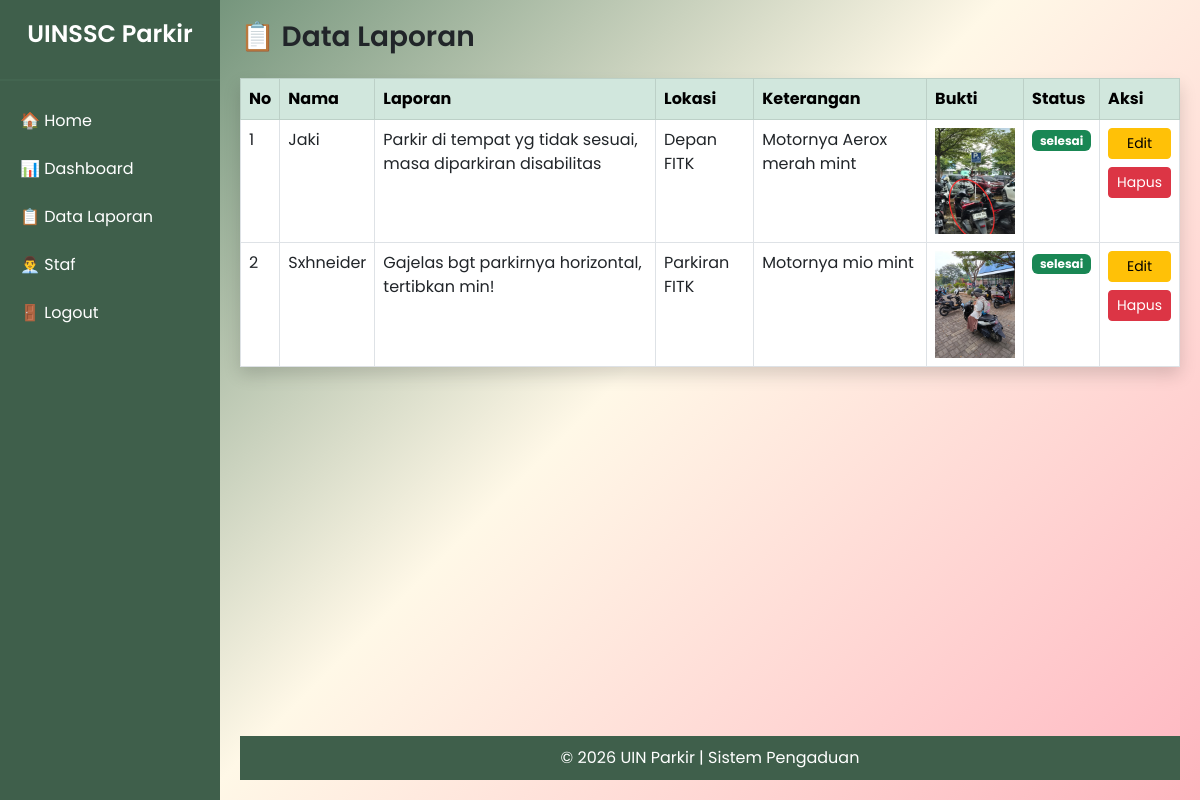
The page /admin/index.php?menu=laporan (signed in) on the database its author committed.
### tables this page shows
CREATE TABLE `laporan` (
  `id` int(11) NOT NULL,
  `nama` varchar(100) DEFAULT NULL,
  `isi_laporan` text DEFAULT NULL,
  `bukti` varchar(255) DEFAULT NULL,
  `bukti_tindakan` varchar(255) DEFAULT NULL,
  `status` enum('pending','diproses','selesai') DEFAULT 'pending',
  `keterangan` text DEFAULT NULL,
  `tanggal` timestamp NOT NULL DEFAULT current_timestamp(),
  `kode_laporan` varchar(20) NOT NULL,
  `lokasi` varchar(255) DEFAULT NULL,
  `keterangan_user` text DEFAULT NULL,
  `keterangan_tindakan` text DEFAULT NULL,
  `updated_at` timestamp NOT NULL DEFAULT current_timestamp() ON UPDATE current_timestamp()
);

### admin/data_laporan.php (the view)
<?php
include '../config/koneksi.php';
?>
<h3 class="mb-4">📋 Data Laporan</h3>
<table class="table table-bordered table-hover bg-white shadow">
    <thead class="table-success">
        <tr>
            <th>No</th>
            <th>Nama</th>
            <th>Laporan</th>
            <th>Lokasi</th>
            <th>Keterangan</th>
            <th>Bukti</th>
            <th>Status</th>
            <th>Aksi</th>
        </tr>
    </thead>
    <tbody>
    <?php
    $no = 1;
    $query = mysqli_query($conn, "SELECT * FROM laporan ORDER BY id DESC");
    while($data = mysqli_fetch_array($query)){
    ?>
        <tr>
            <td><?= $no++ ?></td>
            <td><?= $data['nama'] ?></td>
            <td><?= $data['isi_laporan'] ?></td>
            <td><?= $data['lokasi'] ?></td>
            <td><?= $data['keterangan_user'] ?></td>
            <td>
                <?php if($data['bukti']){ ?>
                    <img src="../assets/img/<?= $data['bukti'] ?>" width="80">
                <?php } ?>
            </td>
            <td>
                <span class="badge bg-<?=
                    $data['status']=='pending' ? 'secondary' :
                    ($data['status']=='diproses' ? 'warning' : 'success')
                ?>">
                    <?= $data['status'] ?>
                </span>
            </td>
            <td>
                <div class="d-flex flex-column gap-2">
                    <a href="index.php?menu=edit_laporan&id=<?= $data['id'] ?>&from=data_laporan" class="btn btn-warning btn-sm">Edit</a>
                    <a href="hapus_laporan.php?id=<?= $data['id'] ?>" class="btn btn-danger btn-sm" onclick="return confirm('Yakin hapus?')">Hapus</a>
                </div>
            </td>
        </tr>
    <?php } ?>
    </tbody>
</table>

### admin/index.php (shortened to what this page needs)
<?php
$menu = isset($_GET['menu']) ? $_GET['menu'] : "dashboard";
?>
<!DOCTYPE html>
<html lang="id">
<head>
    <link href="https://cdn.jsdelivr.net/npm/bootstrap@5.3.0/dist/css/bootstrap.min.css" rel="stylesheet">
</head>
<body>
<div class="sidebar">
    <h4>UINSSC Parkir</h4>
    <hr style="border:none; height:2px; background:#4f7a5f;">
    <a href="../index.php">🏠 Home</a>
    <a href="index.php?menu=dashboard">📊 Dashboard</a>
    <a href="index.php?menu=laporan">📋 Data Laporan</a>
    <a href="index.php?menu=staf">👨‍💼 Staf</a>
    <a href="logout.php">🚪 Logout</a>
</div>
<div class="content">
<?php
if ($menu == "dashboard") {
    include "dashboard.php";
}
else if ($menu == "laporan") {
    include "data_laporan.php";
}
?>
<footer>
    © 2026 UIN Parkir | Sistem Pengaduan
</footer>
</div>
</body>
</html>

### admin/index.php (style rules this page uses)
body { margin: 0; font-family: 'Poppins', sans-serif; background: linear-gradient(135deg, #4f7a5f, #fff8e7, #FFB6C1); }
h1, h2, h3, h4 { font-weight: 600; }
.sidebar { height: 100vh; width: 220px; position: fixed; background: #3f5f4b; padding-top: 20px; color: white; }
.sidebar h4 { text-align: center; margin-bottom: 30px; }
.sidebar a { display: block; color: white; padding: 12px 20px; text-decoration: none; }
.content { margin-left: 220px; padding: 20px; min-height: 100vh; display: flex; flex-direction: column; }
footer { text-align: center; padding: 10px; background: #3f5f4b; color: white; margin-top: auto; }

### rows shown on the page
laporan: nama "Jaki", isi_laporan "Parkir di tempat yg tidak sesuai, masa diparkiran disabilitas", lokasi "Depan FITK", keterangan_user "Motornya Aerox merah mint", bukti (picture), status "selesai"
laporan: nama "Sxhneider", isi_laporan "Gajelas bgt parkirnya horizontal, tertibkan min!", lokasi "Parkiran FITK", keterangan_user "Motornya mio mint", bukti (picture), status "selesai"
